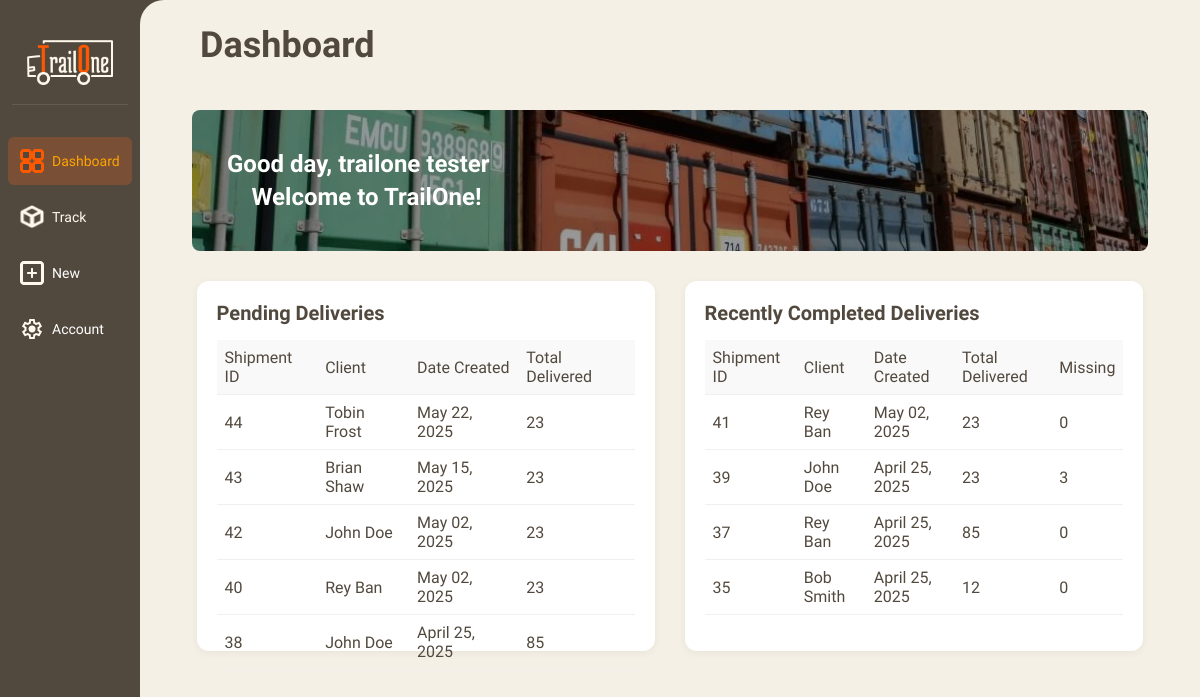
The page /dashboard (signed in) on the database its author committed.
### order/models.py (models this page shows, shortened)
class Shipment(models.Model):
    shipment_id = models.AutoField(primary_key=True)
    user = models.ForeignKey(Users, db_column="user_id", on_delete=models.CASCADE)  # Use Users model instead of the default User
    status = models.CharField(max_length=50, null=True, blank=True)
    created_at = models.DateTimeField(auto_now_add=True)  # Automatically set the timestamp when created
    updated_at = models.DateTimeField(auto_now=True)      # Automatically set the timestamp when updated

### authentication/models.py (models this page shows, shortened)
class Users(AbstractBaseUser, PermissionsMixin):
    user_id = models.AutoField(primary_key=True)
    name = models.CharField(max_length=100, null=True, blank=True)
    role = models.CharField(max_length=50, null=True, blank=True)
    email = models.EmailField(max_length=100, unique=True, null=True, blank=True)
    password_hash = models.CharField(max_length=255, null=True, blank=True)
    is_active = models.BooleanField(default=True)
    is_staff = models.BooleanField(default=False)
    objects = CustomUserManager()
    USERNAME_FIELD = 'email'
    REQUIRED_FIELDS = ['name']
    class Meta:
        db_table = 'Users'
        verbose_name_plural = 'Users'

### order/views.py (the view)
# urls.py: path("dashboard", views.dashboard, name='dashboard'),
def dashboard(request):
    if not request.session.get('user_id'):
        return redirect('login')
    user_role = request.session.get('user_role', 'Guest')
    user_id = request.session.get('user_id')  # Assuming user_id is stored in the session
    if user_role == 'CLIENT':
        completed_deliveries = Shipment.objects.filter(status='delivered', user_id=user_id).order_by('-created_at')[:4]
    else:
        completed_deliveries = Shipment.objects.filter(status='delivered').order_by('-created_at')[:4]
    if user_role == 'CLIENT':
        pending_deliveries = Shipment.objects.filter(
            status__in=['shipped', 'arrived_at_destination', 'unloading_for_inspection', 'under_review'],
            user_id=user_id
        ).order_by('-created_at')[:5]
    else:
        pending_deliveries = Shipment.objects.filter(
            status__in=['shipped', 'arrived_at_destination', 'unloading_for_inspection', 'under_review']
        ).order_by('-created_at')[:5]
    def calculate_totals(shipments):
        for shipment in shipments:
            total_quantity = sum(item.quantity for item in shipment.items.all())
            total_missing = sum(item.missing for item in shipment.items.all())
            shipment.total_quantity = total_quantity
            shipment.total_missing = total_missing  # Add total missing quantity
        return shipments
    completed_deliveries = calculate_totals(completed_deliveries)
    pending_deliveries = calculate_totals(pending_deliveries)
    user_name = request.session.get('user_name', 'Guest')
    return render(request, 'dashboard.html', {
        'completed_deliveries': completed_deliveries,
        'pending_deliveries': pending_deliveries,
        'user_name': user_name,
        'user_role': user_role,
    })

### order/templates/dashboard.html (shortened to what this page needs)
{% extends 'base.html' %}
{% load static %}
{% block page_name %}Dashboard{% endblock %}
{% block content %}
<div class="dashboard-container">
  <div class="dashboard-header">
    <div class="welcome-text">
      <p><b>Good day, {{ user_name }}</b></p>
      <p><b>&emsp;Welcome to <b>TrailOne!</b></b></p>
    </div>
  </div>
  <div class="deliveries-container">
    <div class="deliveries-section">
      <h2>Pending Deliveries</h2>
      <table class="deliveries-table">
        <thead>
          <tr>
            <th>Shipment ID</th>
            <th>Client</th>
            <th>Date Created</th>
            <th>Total Delivered</th>
          </tr>
        </thead>
        <tbody>
          {% if pending_deliveries %}
            {% for shipment in pending_deliveries %}
              <tr>
                <td>{{ shipment.shipment_id }}</td>
                <td>{{ shipment.user.name }}</td>
                <td>{{ shipment.created_at|date:"F d, Y" }}</td>
                <td class="text-green">{{ shipment.total_quantity }}</td>
              </tr>
            {% endfor %}
          {% else %}
            <tr><td colspan="5">Nothing to display</td></tr>
          {% endif %}
        </tbody>
      </table>
    </div>
    <div class="deliveries-section">
      <h2>Recently Completed Deliveries</h2>
      <table class="deliveries-table">
        <thead>
          <tr>
            <th>Shipment ID</th>
            <th>Client</th>
            <th>Date Created</th>
            <th>Total Delivered</th>
            <th>Missing</th>
          </tr>
        </thead>
        <tbody>
          {% if completed_deliveries %}
            {% for shipment in completed_deliveries %}
              <tr>
                <td>{{ shipment.shipment_id }}</td>
                <td>{{ shipment.user.name }}</td>
                <td>{{ shipment.created_at|date:"F d, Y" }}</td>
                <td class="text-green">{{ shipment.total_quantity }}</td>
                <td>
                  {{ shipment.total_missing }}
                </td>
              </tr>
            {% endfor %}
          {% else %}
            <tr><td colspan="5">Nothing to display</td></tr>
          {% endif %}
        </tbody>
      </table>
    </div>
  </div>
</div>
{% endblock %}

### order/static/css/style2.css (style rules this page uses)
* { margin: 0; padding: 0; box-sizing: border-box; font-family: 'Quicksand', sans-serif; }
table { width: 100%; border-collapse: collapse; }
thead { background-color: #f9f9f9; }
th { text-align: left; padding: 15px; border-bottom: 1px solid #e0e0e0; font-weight: 600; color: #555; }
td { padding: 15px; border-bottom: 1px solid #e0e0e0; color: #666; }
body { background-color: #52493E; color: #333; height: 100vh; display: flex; overflow: hidden; }
.dashboard-container { position: relative; min-height: 100vh; padding: 20px; }
.dashboard-header { position: relative; background-image: url("/static/images/shipment.png"); background-size: cover; background-position: center; background-repeat: no-repeat; background-color: rgba(0, 0, 0, 0.4); background-blend-mode: darken; border-radius: 8px; box-shadow: none; margin-bottom: 30px; min-height: 120px; overflow: hidden; padding: 0; }
.dashboard-header p { font-size: 16px; color: #666; }
.welcome-text { position: relative; z-index: 2; padding: 20px; background: none; display: inline-block; border-radius: 5px; margin: 15px; }
.welcome-text p { margin: 5px 0; font-size: 24px; color: white; }
.deliveries-container { display: flex; height: 370px; justify-content: space-around; gap: 20px; position: relative; z-index: 2; }
.deliveries-section { background-color: #fff; border-radius: 12px; padding: 20px; box-shadow: 0 2px 8px rgba(0, 0, 0, 0.05); width: 48%; }
.deliveries-section h2 { font-size: 20px; font-weight: bold; color: #52493E; margin-bottom: 15px; }
.deliveries-table { width: 100%; border-collapse: collapse; margin-top: 10px; }
.deliveries-table th, .deliveries-table td { text-align: left; padding: 8px; border-bottom: 1px solid #f0f0f0; color: #52493E; }
.deliveries-table th { font-weight: 500; }
.text-green { color: green; }
* { margin: 0; padding: 0; box-sizing: border-box; font-family: 'Sen'; }

### rows shown on the page
Shipment: shipment_id "44", user.name "Tobin Frost", created_at "May 22, 2025", total_quantity "23"
Shipment: shipment_id "43", user.name "Brian Shaw", created_at "May 15, 2025", total_quantity "23"
Shipment: shipment_id "42", user.name "John Doe", created_at "May 02, 2025", total_quantity "23"
Shipment: shipment_id "40", user.name "Rey Ban", created_at "May 02, 2025", total_quantity "23"
Shipment: shipment_id "38", user.name "John Doe", created_at "April 25, 2025", total_quantity "85"
Shipment: shipment_id "41", user.name "Rey Ban", created_at "May 02, 2025", total_quantity "23", total_missing "0"
Shipment: shipment_id "39", user.name "John Doe", created_at "April 25, 2025", total_quantity "23", total_missing "3"
Shipment: shipment_id "37", user.name "Rey Ban", created_at "April 25, 2025", total_quantity "85", total_missing "0"
Shipment: shipment_id "35", user.name "Bob Smith", created_at "April 25, 2025", total_quantity "12", total_missing "0"

### other values the page prints
{{ user_name }} "trailone tester"
